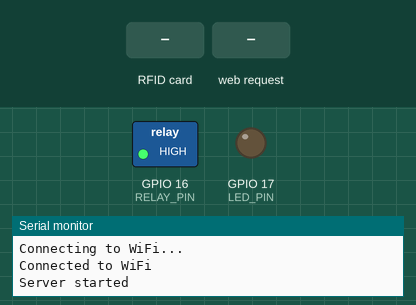
Recording of a sketch running on a simulated ESP32. Parts: switched loads named in the sketch (green lamp = pin HIGH), output pins drawn as LEDs (lit = HIGH), the last lines printed to the serial monitor. Dashed ring = blinking. The inputs (shaded band) are chosen by the test bench. WiFi joins after 1.5 s; servers stay silent unless stated; uploads are accepted with an empty reply. At 14.7 s the program restarts the board; the recording ends there.

Above: at 3.2 s.
3.3 s: RFID card 5E 7A 19 C4 held to the reader
At 3.7 s:
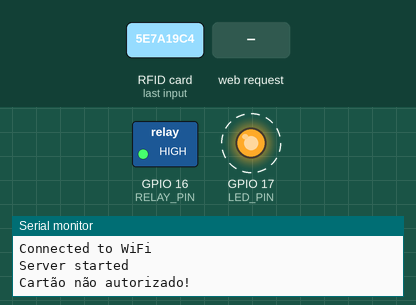
6.3 s: HTTP request GET /destravar received
At 9.0 s:
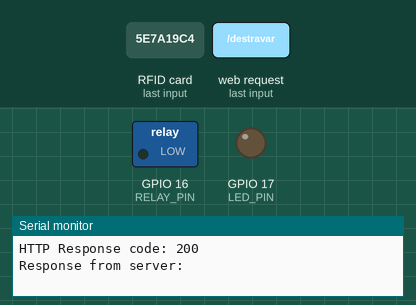
Timing chart, 0 to 14.7 s (numbered marks = the images above; inputs shaded):
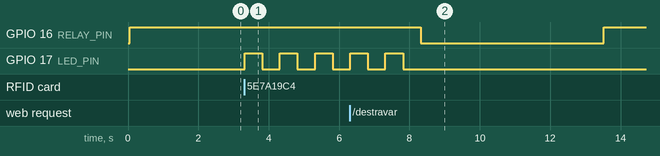

The sketch:

ProjetoFechadura.ino
```cpp
#include <SPI.h>
#include <MFRC522.h>
#include <WiFi.h>
#include <HTTPClient.h>
#include <WebServer.h> // Biblioteca para servidor HTTP

#define RST_PIN 22 // Pino RST do RFID
#define SS_PIN 21  // Pino SDA (SS) do RFID
#define RELAY_PIN 16 // Pino GPIO para o relé
#define LED_PIN 17 // Pino GPIO para o LED

MFRC522 mfrc522(SS_PIN, RST_PIN); // Cria uma instância MFRC522
const char* ssid = "Missiroli";
const char* password = "5607bianca";
WebServer server(80); // Inicializa o servidor na porta 80

void setup() {
  Serial.begin(115200); // Inicia a comunicação serial
  SPI.begin(); // Inicia a interface SPI
  mfrc522.PCD_Init(); // Inicia o leitor RFID
  pinMode(RELAY_PIN, OUTPUT); // Define o pino do relé como saída
  pinMode(LED_PIN, OUTPUT); // Define o pino do LED como saída
  digitalWrite(RELAY_PIN, HIGH); // Inicia o relé desligado

  // Conectar ao Wi-Fi
  WiFi.begin(ssid, password);
  while (WiFi.status() != WL_CONNECTED) {
    delay(1000);
    Serial.println("Connecting to WiFi...");
  }
  Serial.println("Connected to WiFi");

  // Configura a rota para destravar
  server.on("/destravar", handleDestravar);
  server.begin(); // Inicia o servidor
  Serial.println("Server started");
}

void loop() {
  server.handleClient(); // Lida com clientes HTTP

  // Verifica se há um novo cartão presente
  if (!mfrc522.PICC_IsNewCardPresent()) {
    return;
  }

  // Verifica se a leitura do cartão foi feita corretamente
  if (!mfrc522.PICC_ReadCardSerial()) {
    return;
  }

  // Obtém o UID do cartão
  String content = "";
  for (byte i = 0; i < mfrc522.uid.size; i++) {
    content.concat(String(mfrc522.uid.uidByte[i] < 0x10 ? " 0" : " "));
    content.concat(String(mfrc522.uid.uidByte[i], HEX));
  }
  content.toUpperCase();

  // Verifica se o UID lido corresponde ao UID autorizado
  if (content.substring(1) == "B3 C0 5F 27") { // Substitua pelo UID do seu cartão
    Serial.println("Cartão autorizado!");
    destravarFechadura();
  } else {
    Serial.println("Cartão não autorizado!");
    // Faz o LED piscar indicando que o cartão não é autorizado
    for (int i = 0; i < 5; i++) {
      digitalWrite(LED_PIN, HIGH);
      delay(500);
      digitalWrite(LED_PIN, LOW);
      delay(500);
    }
  }
}

void handleDestravar() {
  Serial.println("Destravar solicitação recebida");
  destravarFechadura();
  server.send(200, "text/plain", "ok"); // Responde ao cliente
}

void destravarFechadura() {
  digitalWrite(RELAY_PIN, LOW); // Aciona o relé
  enviarDados(1); // Envia estado da fechadura: aberta
  delay(5000); // Mantém o relé ligado por 5 segundos
  digitalWrite(RELAY_PIN, HIGH); // Desliga o relé
  enviarDados(0); // Envia estado da fechadura: fechada

  // Reiniciar o ESP32
  Serial.println("Reiniciando o ESP32...");
  delay(1000); // Aguardar um segundo antes de reiniciar
  ESP.restart();
}

void enviarDados(int estado) {
  if (WiFi.status() == WL_CONNECTED) {
    HTTPClient http;
    http.begin("https://tccfechadura.000webhostapp.com/controller/relacao.controller.php"); // Substitua pelo endereço do seu servidor PHP
    http.addHeader("Content-Type", "application/x-www-form-urlencoded");
    String postData = "acao=salvar_dados&CodUser=3&CodFechadura=2&estado=" + String(estado);

    Serial.print("Enviando dados: ");
    Serial.println(postData);

    int httpResponseCode = http.POST(postData);

    if (httpResponseCode > 0) {
      String response = http.getString();  // Obtém a resposta do servidor
      Serial.print("HTTP Response code: ");
      Serial.println(httpResponseCode);
      Serial.print("Response from server: ");
      Serial.println(response);
    } else {
      Serial.print("Error on sending request: ");
      Serial.println(httpResponseCode);  // Imprime o código de resposta HTTP
    }
    http.end();
  } else {
    Serial.println("WiFi Disconnected");
  }
}
```

Measured:
- after the input at 3.3 s, GPIO 17 (LED_PIN): alternates HIGH for 0.50 s and LOW for 0.50 s, starting at once
- after the input at 6.3 s, GPIO 16 (RELAY_PIN): HIGH → LOW after 2.0 s, → HIGH 5.2 s later
